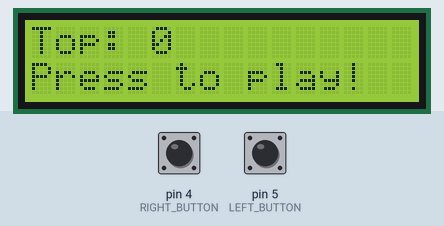
Bench run of a sketch on a simulated Arduino Uno, built with avr-gcc and run on an emulated ATmega328P. On the bench: 16×2 character LCD. Inputs (shaded band) come from the test bench; at power-on: pin 4 (RIGHT_BUTTON) LOW, pin 5 (LEFT_BUTTON) LOW. Random numbers use the default seed unless the sketch sets one; what the sketch prints to the serial monitor is not drawn.

Above: at 1.2 s.
1.3 s: pin 4 (RIGHT_BUTTON) pulled HIGH for 0.35 s
At 2.06 s:
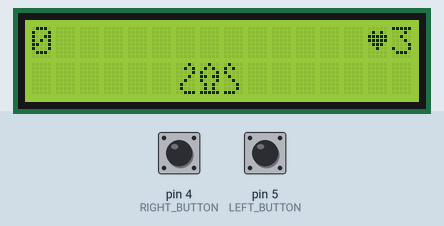
4.0 s: pin 5 (LEFT_BUTTON) pulled HIGH for 3.2 s
At 8.11 s:
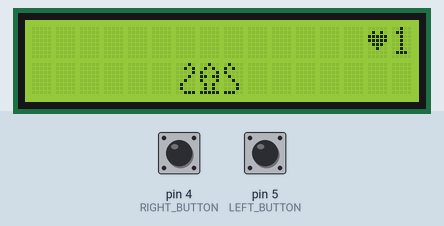
8.7 s: pin 4 (RIGHT_BUTTON) pulled HIGH for 3.2 s
At 9.02 s:
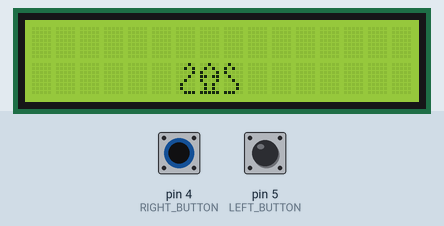
13.4 s: pin 4 (RIGHT_BUTTON) pulled HIGH for 1 s
At 16.41 s:
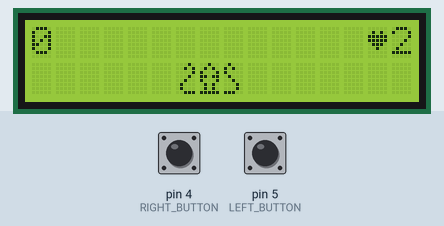
17.4 s: pin 5 (LEFT_BUTTON) pulled HIGH for 3.2 s
At 17.75 s:
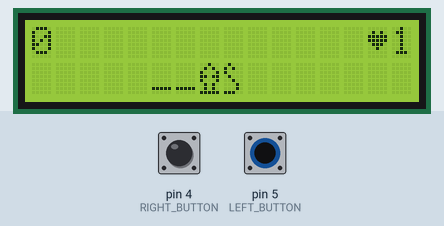
22.1 s: pin 4 (RIGHT_BUTTON) pulled HIGH for 0.35 s
At 22.59 s:
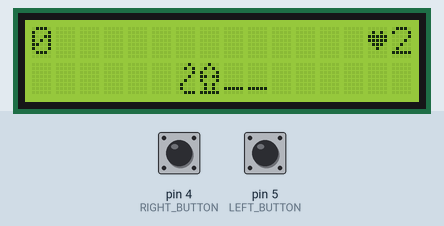

Measured:
- after the input at 1.3 s, the display: first changes after 0.31 s (image 1 shows a later state)
- after the input at 8.7 s, the display: changes after 0.18 s (image 3)

The sketch:

main.ino
```cpp
#include <LiquidCrystal.h>

constexpr uint8_t PIN_RS = 6;
constexpr uint8_t PIN_EN = 7;
constexpr uint8_t PIN_DB4 = 8;
constexpr uint8_t PIN_DB5 = 9;
constexpr uint8_t PIN_DB6 = 10;
constexpr uint8_t PIN_DB7 = 11;

const uint8_t LEFT_BUTTON = 5;
const uint8_t RIGHT_BUTTON = 4;

LiquidCrystal lcd(PIN_RS, PIN_EN, PIN_DB4, PIN_DB5, PIN_DB6, PIN_DB7);

byte Squid[8] = {
  B00100,
  B01010,
  B10001,
  B11011,
  B10001,
  B01010,
  B01010,
  B11111,
};

byte LeftTentacle[8] = {
  B00010,
  B00101,
  B00001,
  B00010,
  B00100,
  B01000,
  B01000,
  B00111,
};

byte LeftTentaclePrep1[8] = {
  B00110,
  B00010,
  B00010,
  B00100,
  B01100,
  B01000,
  B01000,
  B00111,
};

byte LeftTentaclePrep2[8] = {
  B00000,
  B00000,
  B00110,
  B01000,
  B10000,
  B10000,
  B10000,
  B01111,
};

byte RightTentaclePrep1[8] = {
  B01100,
  B01000,
  B01000,
  B00100,
  B00110,
  B00010,
  B00010,
  B11100,
};

byte RightTentaclePrep2[8] = {
  B00000,
  B00000,
  B01100,
  B00010,
  B00001,
  B00001,
  B00001,
  B11110,
};

byte TentacleDrop[8] = {
  B00000,
  B00000,
  B00000,
  B00000,
  B00000,
  B00000,
  B00000,
  B11111,
};

byte RightTentacle[8] = {
  B01000,
  B10100,
  B10000,
  B01000,
  B00100,
  B00010,
  B00010,
  B11100,
};

byte DeathFish01[8] = {
  B00000,
  B00100,
  B01110,
  B10101,
  B11111,
  B01010,
  B00000,
  B00000,
};

byte DeathFish02[8] = {
  B00000,
  B00000,
  B00100,
  B01110,
  B10101,
  B11111,
  B01010,
  B00000,
};

byte Heart[8] = {
  B00000,
  B01010,
  B11111,
  B11111,
  B01110,
  B00100,
  B00000,
  B00000,
};


const char SQUID = 0;
const char LEFT_TENTACLE_IDLE = 1;
const char RIGHT_TENTACLE_IDLE = 2;

const char LEFT_TENTACLE_ATTACK_01 = 3;
const char LEFT_TENTACLE_ATTACK_02 = 4;
const char RIGHT_TENTACLE_ATTACK_01 = 5;
const char RIGHT_TENTACLE_ATTACK_02 = 6;

const char DEATH_FISH_FLOAT_01 = 0x84;
const char DEATH_FISH_FLOAT_02 = 0x85;
const char DEATH_FISH_FLOAT_03 = 0x29;

const char HEART = 7;
const char TENTACLE_DROP = 0x5F;

void setup() {
  pinMode(LEFT_BUTTON, INPUT);
  pinMode(RIGHT_BUTTON, INPUT);
  Serial.begin(9600);
  // Устанавливаем размер экрана
  // Количество столбцов и строк
  lcd.begin(16, 2);
  lcd.createChar(SQUID, Squid);
  lcd.createChar(LEFT_TENTACLE_IDLE, LeftTentacle);
  lcd.createChar(LEFT_TENTACLE_ATTACK_01, LeftTentaclePrep1);
  lcd.createChar(LEFT_TENTACLE_ATTACK_02, LeftTentaclePrep2);

  lcd.createChar(RIGHT_TENTACLE_ATTACK_01, RightTentaclePrep1);
  lcd.createChar(RIGHT_TENTACLE_ATTACK_02, RightTentaclePrep2);
  lcd.createChar(RIGHT_TENTACLE_IDLE, RightTentacle);

  lcd.createChar(HEART, Heart);

  resetLeftFish();
  resetRightFish();
}

void resetSquid() {
  lcd.setCursor(6, 1);
  lcd.print(LEFT_TENTACLE_IDLE);
  lcd.setCursor(7, 1);
  lcd.print(SQUID);
  lcd.setCursor(8, 1);
  lcd.print(RIGHT_TENTACLE_IDLE);
}

unsigned int livesLeft = 3;

void drawLives() {

  lcd.setCursor(14, 0);
  lcd.print(HEART);
  lcd.setCursor(15, 0);
  lcd.print(livesLeft);
}

int getRandomFishSpawnDelay() {
  rand() % 5 + 2;
}

unsigned int score;

int leftFishPos = 0;
int rightFishPos = 15;

void resetLeftFish() {
  lcd.setCursor(0, 1);
  lcd.print("      ");
  // lcd.setCursor(leftFishPos, 1);
  leftFishPos = - getRandomFishSpawnDelay();
}

void resetRightFish() {
  lcd.setCursor(9, 1);
  lcd.print("      ");
  // lcd.setCursor(rightFishPos, 1);
  rightFishPos = 15 + getRandomFishSpawnDelay();
}

void resetScore() {
  score = 0;
  lcd.setCursor(0, 0);
  lcd.print("           ");
}

void resetLives() {
  livesLeft = 3;
}

void hurt() {
  livesLeft--;
}

void moveLeftFish(int pos) {
  if (pos > 0) {
    lcd.setCursor(pos - 1, 1);
    lcd.print(' ');
  }
  if (pos >= 6) {
    hurt();
    resetLeftFish();
    return;
  }
  lcd.setCursor(pos, 1);
  lcd.print(DEATH_FISH_FLOAT_01);
}

void moveRightFish(int pos) {
  if (pos < 15) {
    lcd.setCursor(pos + 1, 1);
    lcd.print(' ');
  }
  if (pos <= 8) {
    hurt();
    resetRightFish();
    return;
  }
  lcd.setCursor(pos, 1);
  lcd.print(DEATH_FISH_FLOAT_02);
}

void hitLeft() {
  if (leftFishPos >= 5) {
    resetLeftFish();
    score++;
  }
  // lockControls();
  lcd.setCursor(6, 1);
  lcd.print(LEFT_TENTACLE_ATTACK_01);
  delay(100);
  lcd.setCursor(6, 1);
  lcd.print(LEFT_TENTACLE_ATTACK_02);
  delay(100);
  lcd.setCursor(5, 1);
  lcd.print(TENTACLE_DROP);
  lcd.setCursor(6, 1);
  lcd.print(TENTACLE_DROP);
  delay(100);
  // unlockControls();
  lcd.setCursor(5, 1);
  lcd.print(" ");
  lcd.setCursor(6, 1);
  lcd.print(LEFT_TENTACLE_ATTACK_02);
  delay(30);
  lcd.setCursor(6, 1);
  lcd.print(LEFT_TENTACLE_IDLE);
  delay(30);
}

void hitRight() {
  if (rightFishPos <= 9) {

    // delay(50);
    resetRightFish();
    score++;
  }
  lcd.setCursor(8, 1);
  lcd.print(RIGHT_TENTACLE_ATTACK_01);
  delay(100);
  lcd.setCursor(8, 1);
  lcd.print(RIGHT_TENTACLE_ATTACK_02);
  delay(100);
  lcd.setCursor(8, 1);
  lcd.print(TENTACLE_DROP);
  lcd.setCursor(9, 1);
  lcd.print(TENTACLE_DROP);
  delay(100);
  lcd.setCursor(9, 1);
  lcd.print(" ");
  lcd.setCursor(8, 1);
  lcd.print(RIGHT_TENTACLE_ATTACK_02);
  delay(30);
  lcd.setCursor(8, 1);
  lcd.print(RIGHT_TENTACLE_IDLE);
  delay(30);
}

void drawScore() {
  lcd.setCursor(0, 0);
  lcd.print(score);
}

int topScore = 0;
bool gameRunning = false;

void updateTopScore() {
  if (score > topScore) {
    topScore = score;
  }
}

void stopGame() {
  gameRunning = false;
  updateTopScore();
  resetLives();
  resetScore();
}

void startGame() {
  gameRunning = true;
  lcd.clear();
  resetSquid();
}

void drawMenu() {
  lcd.clear();
  lcd.setCursor(0, 0);
  lcd.print("Top: ");
  lcd.print(topScore);
  lcd.setCursor(0, 1);
  lcd.print("Press to play!");
}

void loop() {
  int leftState = digitalRead(LEFT_BUTTON);
  int rightState = digitalRead(RIGHT_BUTTON);

  if (!gameRunning) {
    drawMenu();
    if (leftState == HIGH || rightState == HIGH) {
       startGame();
    }
    delay(300);
    return;
  }

  drawScore();
  drawLives();

  Serial.println(rightState);

  if (leftState == HIGH) {
    hitLeft();
  }
  else if (rightState == HIGH) {
    hitRight();
  }
  else  {
    resetSquid();
  }

  moveLeftFish(leftFishPos);
  moveRightFish(rightFishPos);
  leftFishPos++;
  rightFishPos--;

  if (livesLeft == 0) {
    stopGame();
  }

  delay(300);
}
```
